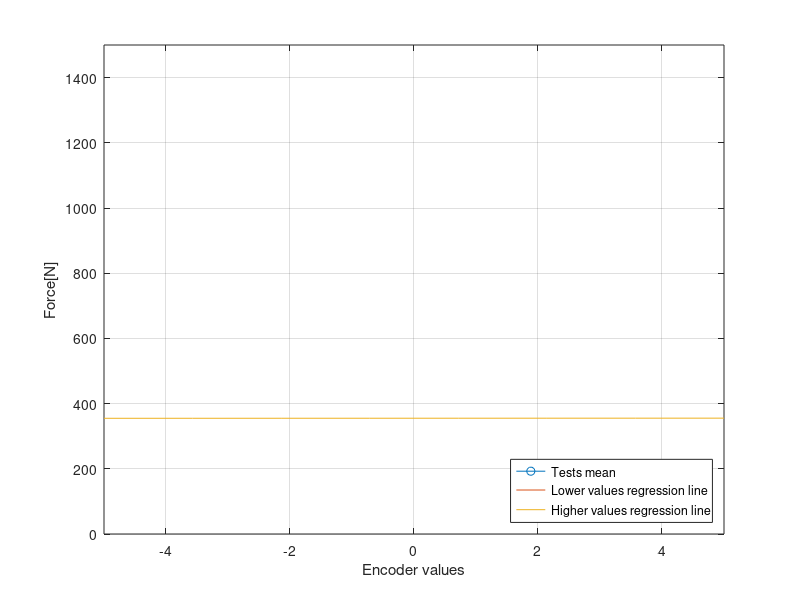

The MATLAB script that drew this image:
clear;
clc;
close all;

enc = [10000; 11000; 12000; 13000; 14000; 15000; 16000; 17000; 18000; 19000; 20000]; %Encoder values
t1 = [0; 304.42; 520.46; 726.68; 854.34; 991.82; 1080.2; 1129.3; 1178.4; 1207.86; 1227.5]; %Results of test 1 in N
t2 = [49.1; 294.6; 500.82; 697.22; 854.34; 1001.64; 1070.38; 1109.66; 1139.12; 1178.4; 1227.5]; %Results of test 2 in N

% tests = [0; 304.42; 520.46; 726.68; 854.34; 991.82; 1080.2; 1129.3; 1178.4; 1207.86; 1227.5; ...
%     49.1; 294.6; 500.82; 697.22; 854.34; 1001.64; 1070.38; 1109.66; 1139.12; 1178.4; 1227.5]; %Combination of both tests

testsX = [0 49.1; 304.42 294.6; 520.46 500.82; 726.68 697.22; 854.34 854.34; 991.82 1001.64; ...
    1080.2 1070.38; 1129.3 1109.66; 1178.4 1139.12; 1207.86 1178.4; 1227.5 1227.5;]; %Matrix combination of both tests

% encs = [10000; 11000; 12000; 13000; 14000; 15000; 16000; 17000; 18000; 19000; 20000; ...
%     10000; 11000; 12000; 13000; 14000; 15000; 16000; 17000; 18000; 19000; 20000]; 

% encsX = [10000 10000; 11000 11000; 12000 12000; 13000 13000; 14000 14000; 15000 15000; ...
%     16000 16000; 17000 17000; 18000 18000; 19000 19000; 20000 20000];

hold on
plot(enc,t1,'-o',enc,t2,'-o');
legend({'First test', 'Second test','Lower values regression line','Higher values regression line'}, 'Location','southeast');
ylabel('Force[N]');
xlabel('Encoder values');
grid on
hold off
%%
means = zeros(size(enc));
for i = 1:(size(enc))
    means(i) = mean(testsX(i,:));
end

%Lower values regression line
means1=means(1:7);
enc1=enc(1:7);
x1 = [ones(size(enc1)) enc1];
beta1 = regress(means1,x1);
alpha1 = mean(means1)-beta1*mean(x1);
fx1 = @(xf) alpha1(4)+beta1(2)*xf;

%Higher values regression line
means2=means(6:11);
enc2=enc(6:11);
x2 = [ones(size(enc2)) enc2];
beta2 = regress(means2,x2);
alpha2 = mean(means2)-beta2*mean(x2);
fx2 = @(xf) alpha2(4)+beta2(2)*xf;

plot(enc,means,'-o');
hold on
xlim([10000 20000]);
ylim([0 1500]);
fplot(fx1);
fplot(fx2);
legend({'Tests mean','Lower values regression line','Higher values regression line'}, 'Location','southeast');
xlabel('Encoder values');
ylabel('Force[N]');
grid on
hold off

% %Lower values regression line
% X1 = [ones(length(enc(1:7)),1) enc(1:7)];
% b1 = X1\means(1:7);
% yCalc1 = X1*b1;
% 
% %Higher values regression line
% X2 = [ones(length(enc(6:11)),1) enc(6:11)];
% b2 = X2\means(6:11);
% yCalc2 = X2*b2;

% hold on
% plot(enc,means,'-o',enc(1:7),yCalc1,'--',enc(6:11),yCalc2,'--');
% legend({'First test', 'Second test','Lower values regression line','Higher values regression line'}, 'Location','southeast');
% xlabel('Encoder values');
% ylabel('Force[N]');
% hold off
